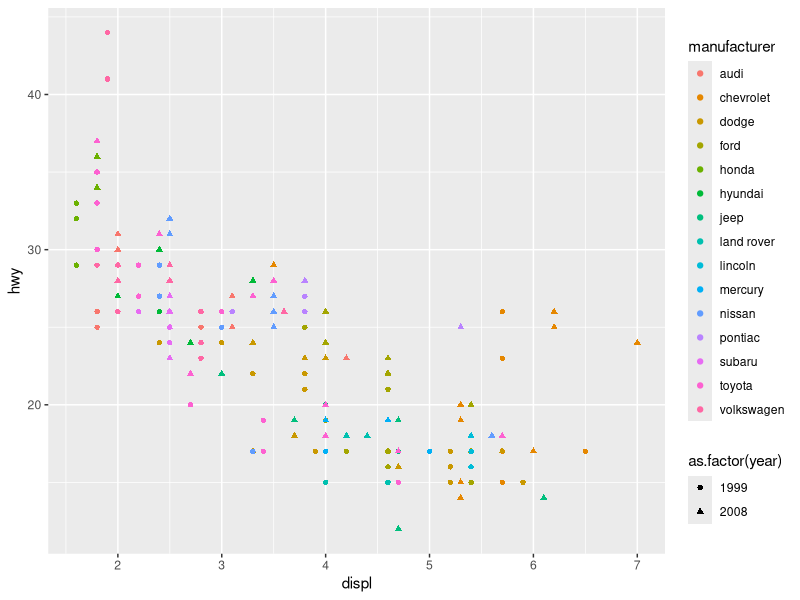

This chart was generated by the following R code:
## ---- chunk 1
knitr::opts_chunk$set(echo = TRUE, cache = TRUE)
library(ggplot2)
library(tidyverse)
## ---- chunk 2

plot_practice <- ggplot2::mpg %>%
  ggplot()+ 
  aes(x = displ,
      y = hwy,
      fill = manufacturer,
      color = manufacturer,
      shape = as.factor(year)) +
  geom_point()
  
plot_practice
## ---- chunk 3

summary_table <- ggplot2::mpg%>%
  group_by(year) %>%
  summarize(across(c(displ, hwy),
    list(
    mean = ~mean(.x, na.rm = TRUE),
    sd = ~sd(.x, na.rm = TRUE))))

summary_table
## ---- chunk 4
cat("$$
\\operatorname{mpg} = \\alpha + \\beta_{1}(\\operatorname{cyl}) + \\beta_{2}(\\operatorname{disp}) + \\epsilon
$$")
